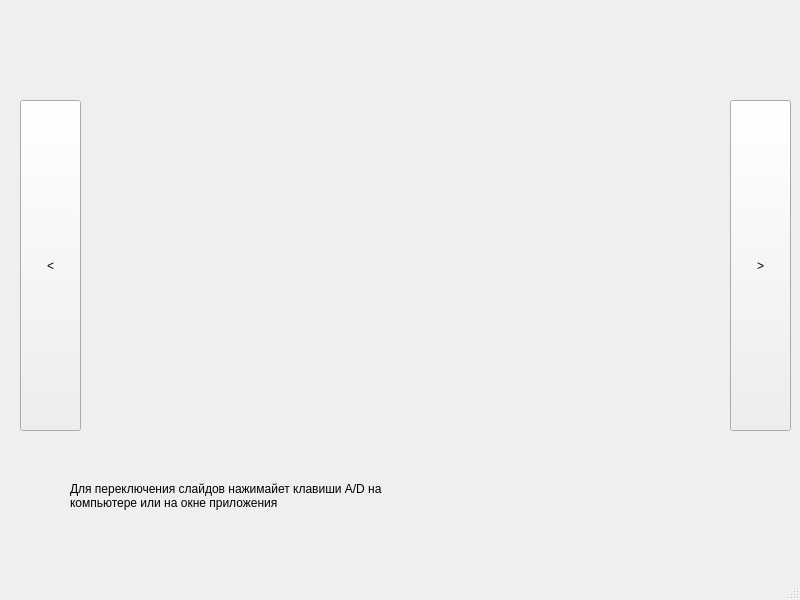
<?xml version="1.0" encoding="UTF-8"?>
<ui version="4.0">
 <class>MainWindow</class>
 <widget class="QMainWindow" name="MainWindow">
  <property name="geometry">
   <rect>
    <x>0</x>
    <y>0</y>
    <width>800</width>
    <height>600</height>
   </rect>
  </property>
  <property name="windowTitle">
   <string>MainWindow</string>
  </property>
  <widget class="QWidget" name="centralwidget">
   <widget class="QLabel" name="image">
    <property name="geometry">
     <rect>
      <x>100</x>
      <y>110</y>
      <width>611</width>
      <height>311</height>
     </rect>
    </property>
    <property name="text">
     <string/>
    </property>
   </widget>
   <widget class="QPushButton" name="L">
    <property name="geometry">
     <rect>
      <x>20</x>
      <y>100</y>
      <width>61</width>
      <height>331</height>
     </rect>
    </property>
    <property name="text">
     <string>&lt;</string>
    </property>
   </widget>
   <widget class="QPushButton" name="R">
    <property name="geometry">
     <rect>
      <x>730</x>
      <y>100</y>
      <width>61</width>
      <height>331</height>
     </rect>
    </property>
    <property name="text">
     <string>&gt;</string>
    </property>
   </widget>
   <widget class="QLabel" name="label">
    <property name="geometry">
     <rect>
      <x>70</x>
      <y>470</y>
      <width>611</width>
      <height>51</height>
     </rect>
    </property>
    <property name="styleSheet">
     <string notr="true">font: 12pt &quot;MS Shell Dlg 2&quot;;</string>
    </property>
    <property name="text">
     <string>Для переключения слайдов нажимайет клавиши A/D на 
компьютере или на окне приложения</string>
    </property>
   </widget>
  </widget>
  <widget class="QMenuBar" name="menubar">
   <property name="geometry">
    <rect>
     <x>0</x>
     <y>0</y>
     <width>800</width>
     <height>26</height>
    </rect>
   </property>
  </widget>
  <widget class="QStatusBar" name="statusbar"/>
 </widget>
 <resources/>
 <connections/>
</ui>
